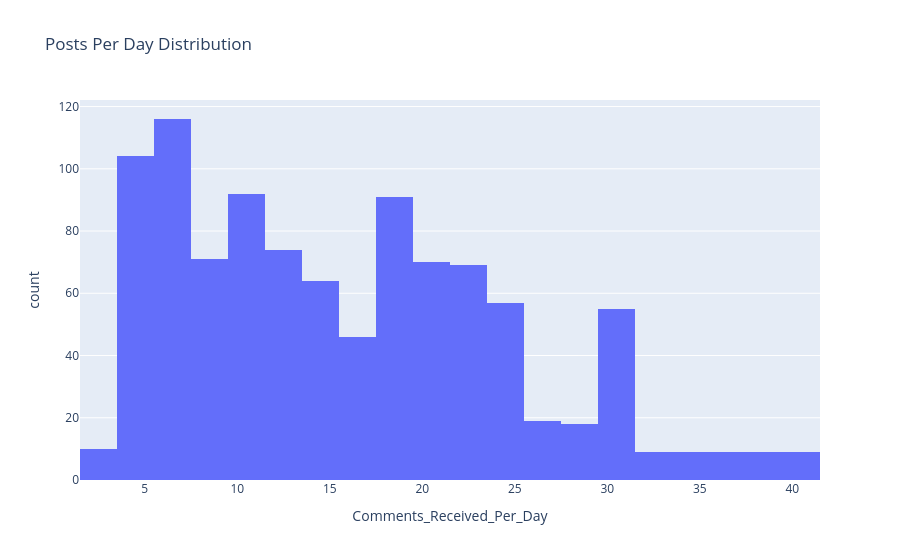

Source (notebook cell):
### Code cell
plt = px.histogram(train_df, x='Comments_Received_Per_Day', title='Posts Per Day Distribution')
plt.show()

### Figure 1 — Plotly figure (JSON) as saved in the notebook; plotly's stock layout.template omitted (floating-point values rounded to 4 significant figures; data arrays with more than 128 entries replaced by an {"elided": "..."} marker saying what was removed)
{"data": [{"bingroup": "x", "hovertemplate": "Comments_Received_Per_Day=%{x}<br>count=%{y}<extra></extra>", "legendgroup": "", "marker": {"color": "#636efa", "pattern": {"shape": ""}}, "name": "", "orientation": "v", "showlegend": false, "type": "histogram", "x": {"elided": "1001 float values"}, "xaxis": "x", "yaxis": "y"}], "layout": {"barmode": "relative", "legend": {"tracegroupgap": 0}, "title": {"text": "Posts Per Day Distribution"}, "xaxis": {"anchor": "y", "domain": [0, 1], "title": {"text": "Comments_Received_Per_Day"}}, "yaxis": {"anchor": "x", "domain": [0, 1], "title": {"text": "count"}}}}
